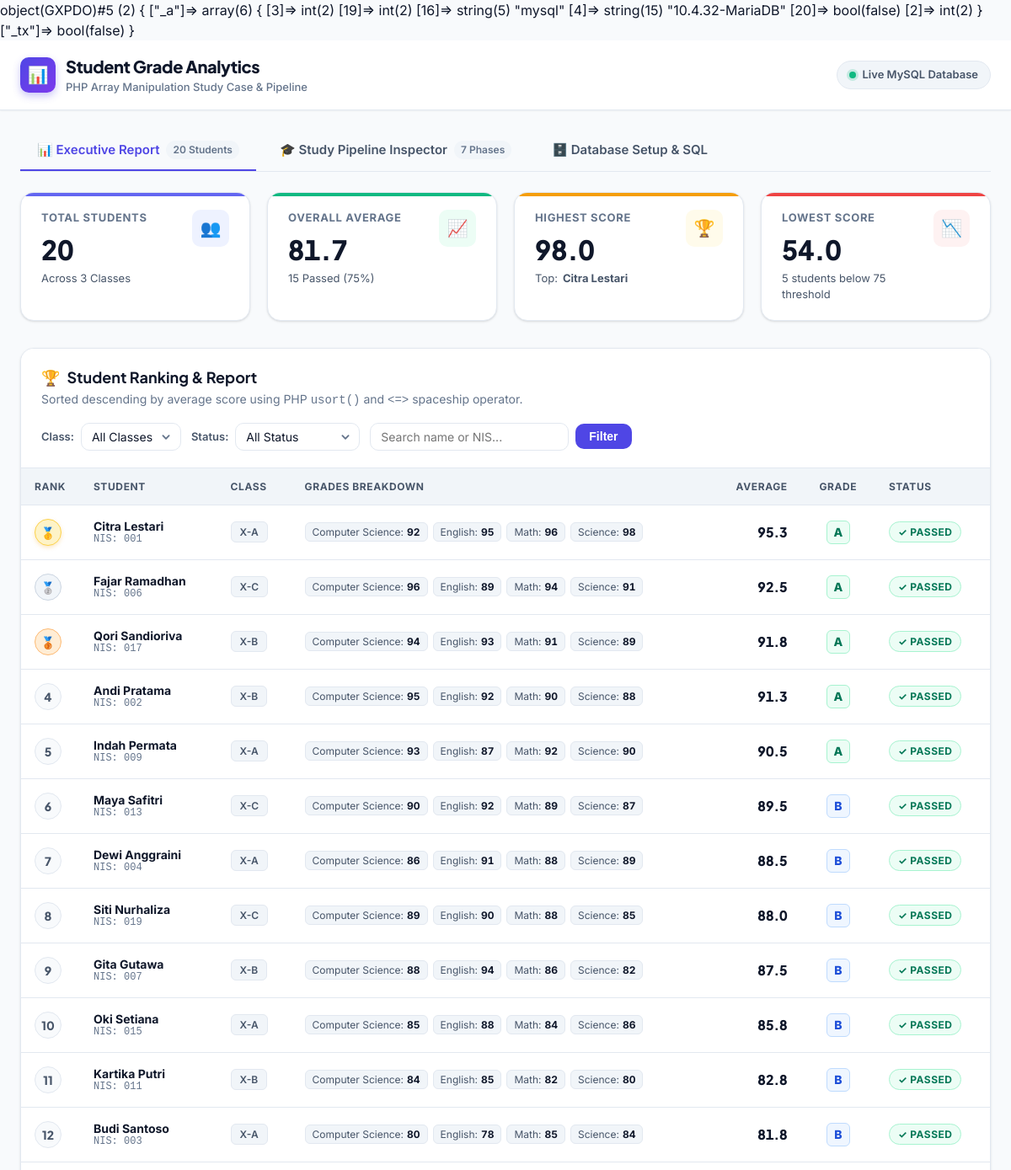
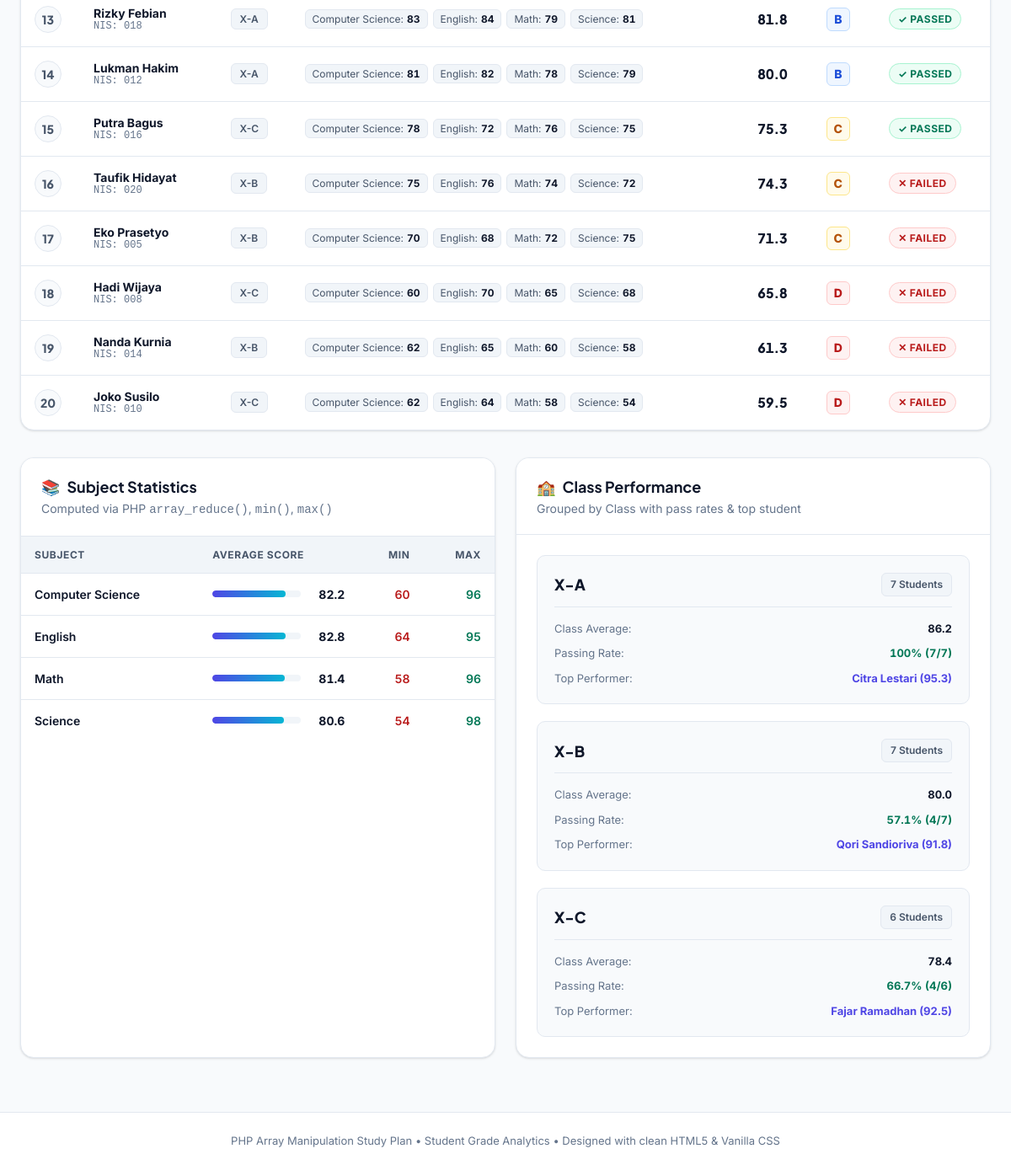
The page / on the database its author committed (2 pictures, top to bottom).
### tables this page shows
CREATE TABLE IF NOT EXISTS `students` (
    `id` INT AUTO_INCREMENT PRIMARY KEY,
    `nis` VARCHAR(10) NOT NULL UNIQUE,
    `name` VARCHAR(100) NOT NULL,
    `class` VARCHAR(10) NOT NULL,
    `created_at` TIMESTAMP DEFAULT CURRENT_TIMESTAMP
);

CREATE TABLE IF NOT EXISTS `grades` (
    `id` INT AUTO_INCREMENT PRIMARY KEY,
    `student_id` INT NOT NULL,
    `subject` VARCHAR(50) NOT NULL,
    `score` DECIMAL(5, 2) NOT NULL,
    `created_at` TIMESTAMP DEFAULT CURRENT_TIMESTAMP,
    CONSTRAINT `fk_grades_student` 
        FOREIGN KEY (`student_id`) REFERENCES `students` (`id`) 
        ON DELETE CASCADE
);

### index.php (the view, shortened to what the rows shown need)
<?php
require_once __DIR__ . '/db.php';
require_once __DIR__ . '/analytics.php';
$pdo = getDatabaseConnection();
var_dump($pdo);
$rawStudents = getRawStudents($pdo);
$rawGrades = getRawGrades($pdo);
$groupedGrades = groupGradesByStudent($rawGrades);
$enrichedStudents = enrichStudentsWithGrades($rawStudents, $groupedGrades);
$rankedStudents = rankStudents($enrichedStudents);
$subjectStats = calculateSubjectStats($rawGrades);
$classStats = calculateClassStats($rankedStudents);
$kpis = calculateOverallKPIs($rankedStudents, $rawGrades);
$searchQuery  = isset($_GET['search']) ? trim((string)$_GET['search']) : '';
$currentView  = isset($_GET['view']) ? trim((string)$_GET['view']) : 'dashboard';
$displayStudents = $rankedStudents;
?>
<!DOCTYPE html>
<html lang="en">
<head>
    <link rel="stylesheet" href="style.css">
</head>
<body>
    <header class="app-header">
        <div class="container">
            <div class="header-content">
                <div class="brand-wrapper">
                    <div>
                        <h1 class="brand-title">Student Grade Analytics</h1>
                    </div>
                </div>
            </div>
        </div>
    </header>
    <main class="container">
        <?php if ($currentView === 'dashboard'): ?>
            <section class="kpi-grid" aria-label="Key Performance Indicators">
                <div class="kpi-card indigo">
                    <div>
                        <div class="kpi-label">Total Students</div>
                        <div class="kpi-value numeric"><?= $kpis['total_students'] ?></div>
                        <div class="kpi-subtext">Across <?= count($classStats) ?> Classes</div>
                    </div>
                    <div class="kpi-icon-box">👥</div>
                </div>
                <div class="kpi-card emerald">
                    <div>
                        <div class="kpi-label">Overall Average</div>
                        <div class="kpi-value numeric"><?= number_format($kpis['overall_average'], 1) ?></div>
                        <div class="kpi-subtext"><?= $kpis['total_passed'] ?> Passed (<?= $kpis['pass_rate'] ?>%)</div>
                    </div>
                    <div class="kpi-icon-box">📈</div>
                </div>
                <div class="kpi-card amber">
                    <div>
                        <div class="kpi-label">Highest Score</div>
                        <div class="kpi-value numeric"><?= number_format($kpis['highest_score'], 1) ?></div>
                        <div class="kpi-subtext">
                            Top: <strong><?= htmlspecialchars($kpis['highest_student']['name'] ?? 'N/A') ?></strong>
                        </div>
                    </div>
                    <div class="kpi-icon-box">🏆</div>
                </div>
                <div class="kpi-card rose">
                    <div>
                        <div class="kpi-label">Lowest Score</div>
                        <div class="kpi-value numeric"><?= number_format($kpis['lowest_score'], 1) ?></div>
                        <div class="kpi-subtext">
                            <?= $kpis['total_failed'] ?> students below 75 threshold
                        </div>
                    </div>
                    <div class="kpi-icon-box">📉</div>
                </div>
            </section>
            <section class="content-section" aria-labelledby="rankings-title">
                <div class="section-header">
                    <div>
                        <h2 id="rankings-title" class="section-title">
                            <span>🏆</span> Student Ranking &amp; Report
                        </h2>
                        <p class="section-desc">Sorted descending by average score using PHP <code>usort()</code> and <code>&lt;=&gt;</code> spaceship operator.</p>
                    </div>
                    <form method="GET" action="index.php" class="filter-toolbar">
                        <div class="filter-group">
                            <label for="filter-class" class="filter-label">Class:</label>
                            <select id="filter-class" name="class" class="filter-select" onchange="this.form.submit()">
                                <option value="all">All Classes</option>
                            </select>
                        </div>
                        <div class="filter-group">
                            <label for="filter-status" class="filter-label">Status:</label>
                            <select id="filter-status" name="status" class="filter-select" onchange="this.form.submit()">
                                <option value="all">All Status</option>
                            </select>
                        </div>
                        <div class="filter-group">
                            <input type="text" name="search" class="search-input" placeholder="Search name or NIS..." value="<?= htmlspecialchars($searchQuery) ?>">
                            <button type="submit" class="btn-filter">Filter</button>
                        </div>
                    </form>
                </div>
                <div class="table-responsive">
                    <table class="data-table">
                        <thead>
                            <tr>
                                <th style="width: 70px;">Rank</th>
                                <th>Student</th>
                                <th>Class</th>
                                <th>Grades Breakdown</th>
                                <th class="numeric" style="text-align: right;">Average</th>
                                <th style="text-align: center;">Grade</th>
                                <th>Status</th>
                            </tr>
                        </thead>
                        <tbody>
                            <?php if (empty($displayStudents)): ?>
                                <tr>
                                    <td colspan="7" style="text-align: center; padding: 2.5rem; color: var(--text-muted);">
                                        No students found matching the selected filter criteria.
                                    </td>
                                </tr>
                            <?php else: ?>
                                <?php foreach ($displayStudents as $student): ?>
                                    <?php
                                        $rank = $student['rank'];
                                        $rankClass = 'rank-other';
                                        if ($rank === 1) $rankClass = 'rank-1';
                                        elseif ($rank === 2) $rankClass = 'rank-2';
                                        elseif ($rank === 3) $rankClass = 'rank-3';
                                        $gradeClass = 'grade-' . strtolower($student['grade']);
                                        $statusClass = $student['status'] === 'Passed' ? 'status-passed' : 'status-failed';
                                    ?>
                                    <tr>
                                        <td>
                                            <span class="rank-badge <?= $rankClass ?>" title="Rank <?= $rank ?>">
                                                <?php if ($rank === 1): ?>🥇<?php elseif ($rank === 2): ?>🥈<?php elseif ($rank === 3): ?>🥉<?php else: ?><?= $rank ?><?php endif; ?>
                                            </span>
                                        </td>
                                        <td>
                                            <div class="student-name-cell">
                                                <span class="student-name"><?= htmlspecialchars($student['name']) ?></span>
                                                <span class="student-nis">NIS: <?= htmlspecialchars($student['nis']) ?></span>
                                            </div>
                                        </td>
                                        <td>
                                            <span class="class-tag"><?= htmlspecialchars($student['class']) ?></span>
                                        </td>
                                        <td>
                                            <div class="subject-pills">
                                                <?php foreach ($student['grades'] as $g): ?>
                                                    <span class="subject-pill">
                                                        <span class="name"><?= htmlspecialchars($g['subject']) ?>:</span>
                                                        <span class="score numeric"><?= number_format($g['score'], 0) ?></span>
                                                    </span>
                                                <?php endforeach; ?>
                                            </div>
                                        </td>
                                        <td class="numeric score-cell" style="text-align: right;">
                                            <?= number_format($student['average'], 1) ?>
                                        </td>
                                        <td style="text-align: center;">
                                            <span class="grade-badge <?= $gradeClass ?>">
                                                <?= htmlspecialchars($student['grade']) ?>
                                            </span>
                                        </td>
                                        <td>
                                            <span class="status-pill <?= $statusClass ?>">
                                                <?= $student['status'] === 'Passed' ? '✓ Passed' : '✕ Failed' ?>
                                            </span>
                                        </td>
                                    </tr>
                                <?php endforeach; ?>
                            <?php endif; ?>
                        </tbody>
                    </table>
                </div>
            </section>
            <div class="analytics-two-col">
                <section class="content-section" aria-labelledby="subjects-title">
                    <div class="section-header">
                        <div>
                            <h2 id="subjects-title" class="section-title">
                                <span>📚</span> Subject Statistics
                            </h2>
                            <p class="section-desc">Computed via PHP <code>array_reduce()</code>, <code>min()</code>, <code>max()</code></p>
                        </div>
                    </div>
                    <div class="table-responsive">
                        <table class="data-table">
                            <thead>
                                <tr>
                                    <th>Subject</th>
                                    <th>Average Score</th>
                                    <th class="numeric" style="text-align: right;">Min</th>
                                    <th class="numeric" style="text-align: right;">Max</th>
                                </tr>
                            </thead>
                            <tbody>
                                <?php foreach ($subjectStats as $subject => $stats): ?>
                                    <tr>
                                        <td style="font-weight: 600;"><?= htmlspecialchars($subject) ?></td>
                                        <td>
                                            <div class="score-bar-wrapper">
                                                <div class="score-bar-track">
                                                    <div class="score-bar-fill" style="width: <?= min(100, max(0, $stats['average'])) ?>%;"></div>
                                                </div>
                                                <span class="numeric" style="font-weight: 700; width: 40px; text-align: right;">
                                                    <?= number_format($stats['average'], 1) ?>
                                                </span>
                                            </div>
                                        </td>
                                        <td class="numeric" style="text-align: right; color: var(--danger-text); font-weight: 600;">
                                            <?= number_format($stats['min'], 0) ?>
                                        </td>
                                        <td class="numeric" style="text-align: right; color: var(--success-text); font-weight: 600;">
                                            <?= number_format($stats['max'], 0) ?>
                                        </td>
                                    </tr>
                                <?php endforeach; ?>
                            </tbody>
                        </table>
                    </div>
                </section>
                <section class="content-section" aria-labelledby="classes-title">
                    <div class="section-header">
                        <div>
                            <h2 id="classes-title" class="section-title">
                                <span>🏫</span> Class Performance
                            </h2>
                            <p class="section-desc">Grouped by Class with pass rates &amp; top student</p>
                        </div>
                    </div>
                    <div class="class-cards-grid">
                        <?php foreach ($classStats as $className => $cData): ?>
                            <div class="class-card">
                                <div class="class-card-header">
                                    <span class="class-card-name"><?= htmlspecialchars($className) ?></span>
                                    <span class="class-tag"><?= $cData['total_students'] ?> Students</span>
                                </div>
                                <div class="class-card-stats">
                                    <div class="class-stat-row">
                                        <span class="label">Class Average:</span>
                                        <span class="val numeric"><?= number_format($cData['class_average'], 1) ?></span>
                                    </div>
                                    <div class="class-stat-row">
                                        <span class="label">Passing Rate:</span>
                                        <span class="val numeric" style="color: var(--success-text);">
                                            <?= $cData['pass_rate_percent'] ?>% (<?= $cData['passed_count'] ?>/<?= $cData['total_students'] ?>)
                                        </span>
                                    </div>
                                    <div class="class-stat-row">
                                        <span class="label">Top Performer:</span>
                                        <span class="val" style="color: var(--primary);">
                                            <?= htmlspecialchars($cData['top_student']['name'] ?? 'N/A') ?> (<?= number_format($cData['top_student']['average'] ?? 0, 1) ?>)
                                        </span>
                                    </div>
                                </div>
                            </div>
                        <?php endforeach; ?>
                    </div>
                </section>
            </div>
        <?php endif; ?>
    </main>
</body>
</html>

### rows shown on the page
students: name "Citra Lestari", nis "001", class "X-A", subject "Computer Science", score "92", subject "English", score "95", subject "Math", score "96", subject "Science", score "98", average "95.3", grade "A", shows "✓ PASSED"
students: name "Fajar Ramadhan", nis "006", class "X-C", subject "Computer Science", score "96", subject "English", score "89", subject "Math", score "94", subject "Science", score "91", average "92.5", grade "A", shows "✓ PASSED", className "X-C", id "6", class_average "78.4", pass_rate_percent "66.7", passed_count "4"
students: name "Qori Sandioriva", nis "017", class "X-B", subject "Computer Science", score "94", subject "English", score "93", subject "Math", score "91", subject "Science", score "89", average "91.8", grade "A", shows "✓ PASSED"
students: rank "4", name "Andi Pratama", nis "002", class "X-B", subject "Computer Science", score "95", subject "English", score "92", subject "Math", score "90", subject "Science", score "88", average "91.3", grade "A", shows "✓ PASSED"
students: rank "5", name "Indah Permata", nis "009", class "X-A", subject "Computer Science", score "93", subject "English", score "87", subject "Math", score "92", subject "Science", score "90", average "90.5", grade "A", shows "✓ PASSED"
students: rank "6", name "Maya Safitri", nis "013", class "X-C", subject "Computer Science", score "90", subject "English", score "92", subject "Math", score "89", subject "Science", score "87", average "89.5", grade "B", shows "✓ PASSED"
students: rank "7", name "Dewi Anggraini", nis "004", class "X-A", subject "Computer Science", score "86", subject "English", score "91", subject "Math", score "88", subject "Science", score "89", average "88.5", grade "B", shows "✓ PASSED"
students: rank "8", name "Siti Nurhaliza", nis "019", class "X-C", subject "Computer Science", score "89", subject "English", score "90", subject "Math", score "88", subject "Science", score "85", average "88.0", grade "B", shows "✓ PASSED"
students: rank "9", name "Gita Gutawa", nis "007", class "X-B", subject "Computer Science", score "88", subject "English", score "94", subject "Math", score "86", subject "Science", score "82", average "87.5", grade "B", shows "✓ PASSED", className "X-B", id "7", class_average "80.0", pass_rate_percent "57.1", passed_count "4", average "91.8"
students: rank "10", name "Oki Setiana", nis "015", class "X-A", subject "Computer Science", score "85", subject "English", score "88", subject "Math", score "84", subject "Science", score "86", average "85.8", grade "B", shows "✓ PASSED"
students: id "11", name "Kartika Putri", nis "011", class "X-B", subject "Computer Science", score "84", subject "English", score "85", subject "Math", score "82", subject "Science", score "80", average "82.8", grade "B", shows "✓ PASSED"
students: rank "12", name "Budi Santoso", nis "003", class "X-A", subject "Computer Science", score "80", subject "English", score "78", subject "Math", score "85", subject "Science", score "84", average "81.8", grade "B", shows "✓ PASSED"
students: rank "13", name "Rizky Febian", nis "018", class "X-A", subject "Computer Science", score "83", subject "English", score "84", subject "Math", score "79", subject "Science", score "81", average "81.8", grade "B", shows "✓ PASSED"
students: rank "14", name "Lukman Hakim", nis "012", class "X-A", subject "Computer Science", score "81", subject "English", score "82", subject "Math", score "78", subject "Science", score "79", average "80.0", grade "B", shows "✓ PASSED"
students: rank "15", name "Putra Bagus", nis "016", class "X-C", subject "Computer Science", score "78", subject "English", score "72", subject "Math", score "76", subject "Science", score "75", average "75.3", grade "C", shows "✓ PASSED"
students: rank "16", name "Taufik Hidayat", nis "020", class "X-B", subject "Computer Science", score "75", subject "English", score "76", subject "Math", score "74", subject "Science", score "72", average "74.3", grade "C", shows "✕ FAILED"
students: rank "17", name "Eko Prasetyo", nis "005", class "X-B", subject "Computer Science", score "70", subject "English", score "68", subject "Math", score "72", subject "Science", score "75", average "71.3", grade "C", shows "✕ FAILED"
students: rank "18", name "Hadi Wijaya", nis "008", class "X-C", subject "Computer Science", score "60", subject "English", score "70", subject "Math", score "65", subject "Science", score "68", average "65.8", grade "D", shows "✕ FAILED"
students: rank "19", name "Nanda Kurnia", nis "014", class "X-B", subject "Computer Science", score "62", subject "English", score "65", subject "Math", score "60", subject "Science", score "58", average "61.3", grade "D", shows "✕ FAILED"
students: rank "20", name "Joko Susilo", nis "010", class "X-C", subject "Computer Science", score "62", subject "English", score "64", subject "Math", score "58", subject "Science", score "54", average "59.5", grade "D", shows "✕ FAILED"
grades: subject "Computer Science", average "82.2", min "60", max "96"
grades: subject "English", average "82.8", min "64", max "95"
grades: subject "Math", average "81.4", min "58", max "96"
grades: subject "Science", average "80.6", min "54", max "98"

### other values the page prints
$sourceInfo['label'] "Live MySQL Database"
count($rankedStudents) "20"
$kpis['total_students'] "20"
count($classStats) "3"
$kpis['overall_average'] "81.7"
$kpis['total_passed'] "15"
$kpis['pass_rate'] "75"
$kpis['highest_score'] "98.0"
$kpis['lowest_score'] "54.0"
$kpis['total_failed'] "5"
$className "X-A"
$cData['total_students'] "7"
$cData['class_average'] "86.2"
$cData['pass_rate_percent'] "100"
$cData['passed_count'] "7"
